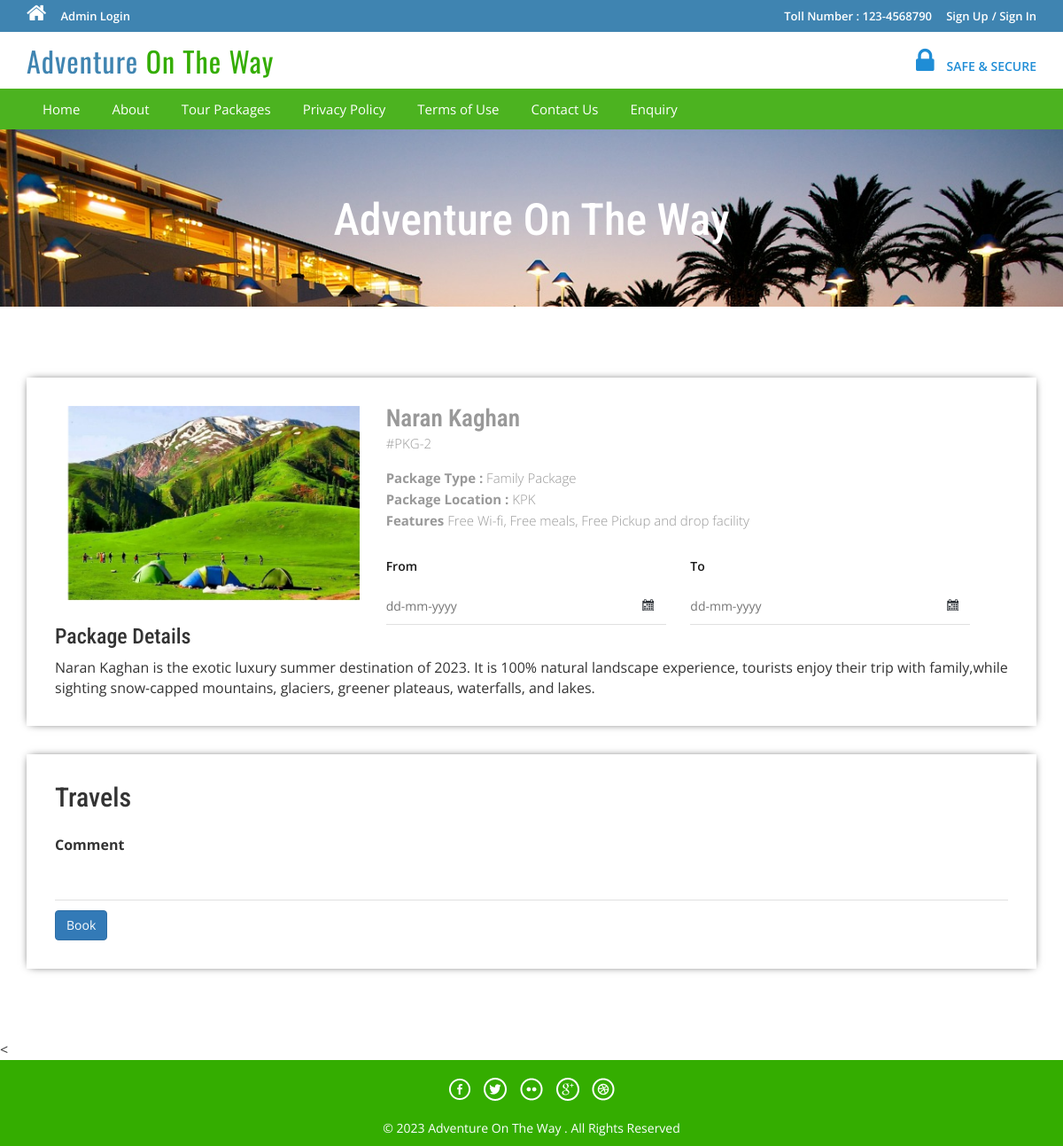
/tms/package-details.php?pkgid=2, run on the app's committed database.
### tables this page shows
CREATE TABLE `tbltourpackages` (
  `PackageId` int(11) NOT NULL,
  `PackageName` varchar(200) DEFAULT NULL,
  `PackageType` varchar(150) DEFAULT NULL,
  `PackageLocation` varchar(100) DEFAULT NULL,
  `PackagePrice` int(11) DEFAULT NULL,
  `PackageFetures` varchar(255) DEFAULT NULL,
  `PackageDetails` mediumtext DEFAULT NULL,
  `PackageImage` varchar(100) DEFAULT NULL,
  `Creationdate` timestamp NULL DEFAULT current_timestamp(),
  `UpdationDate` timestamp NULL DEFAULT NULL ON UPDATE current_timestamp()
);

### tms/package-details.php (the view, shortened to what this page needs)
<?php
include('includes/config.php');
?>
<!DOCTYPE HTML>
<html>
<head>
<link href="css/bootstrap.css" rel='stylesheet' type='text/css' />
<link href="css/style.css" rel='stylesheet' type='text/css' />
<link href="css/font-awesome.css" rel="stylesheet">
<link href="css/animate.css" rel="stylesheet" type="text/css" media="all">
<link rel="stylesheet" href="css/jquery-ui.css" />
</head>
<body>
<?php include('includes/header.php');?>
<div class="banner-3">
	<div class="container">
		<h1 class="wow zoomIn animated animated" data-wow-delay=".5s" style="visibility: visible; animation-delay: 0.5s; animation-name: zoomIn;">  Adventure On The Way</h1>
	</div>
</div>
<div class="selectroom">
	<div class="container">
<?php
$pid=intval($_GET['pkgid']);
$sql = "SELECT * from tbltourpackages where PackageId=:pid";
$query = $dbh->prepare($sql);
$query -> bindParam(':pid', $pid, PDO::PARAM_STR);
$query->execute();
$results=$query->fetchAll(PDO::FETCH_OBJ);
if($query->rowCount() > 0)
{
foreach($results as $result)
{	?>
<form name="book" method="post">
		<div class="selectroom_top">
			<div class="col-md-4 selectroom_left wow fadeInLeft animated" data-wow-delay=".5s">
				<img src="admin/pacakgeimages/<?php echo htmlentities($result->PackageImage);?>" class="img-responsive" alt="">
			</div>
			<div class="col-md-8 selectroom_right wow fadeInRight animated" data-wow-delay=".5s">
				<h2><?php echo htmlentities($result->PackageName);?></h2>
				<p class="dow">#PKG-<?php echo htmlentities($result->PackageId);?></p>
				<p><b>Package Type :</b> <?php echo htmlentities($result->PackageType);?></p>
				<p><b>Package Location :</b> <?php echo htmlentities($result->PackageLocation);?></p>
					<p><b>Features</b> <?php echo htmlentities($result->PackageFetures);?></p>
					<div class="ban-bottom">
				<div class="bnr-right">
				<label class="inputLabel">From</label>
				<input class="date" id="datepicker" type="text" placeholder="dd-mm-yyyy"  name="fromdate" required="">
			</div>
			<div class="bnr-right">
				<label class="inputLabel">To</label>
				<input class="date" id="datepicker1" type="text" placeholder="dd-mm-yyyy" name="todate" required="">
			</div>
			</div>
			</div>
		<h3>Package Details</h3>
				<p style="padding-top: 1%"><?php echo htmlentities($result->PackageDetails);?> </p>
		</div>
		<div class="selectroom_top">
			<h2>Travels</h2>
			<div class="selectroom-info animated wow fadeInUp animated" data-wow-duration="1200ms" data-wow-delay="500ms" style="visibility: visible; animation-duration: 1200ms; animation-delay: 500ms; animation-name: fadeInUp; margin-top: -70px">
				<ul>
					<li class="spe">
						<label class="inputLabel">Comment</label>
						<input class="special" type="text" name="comment" required="">
					</li>
					<?php if($_SESSION['login'])
					{?>
						<li class="spe" align="center">
					<button type="submit" name="submit2" class="btn-primary btn">Book</button>
						</li>
						<?php } else {?>
							<li class="sigi" align="center" style="margin-top: 1%">
							<a href="#" data-toggle="modal" data-target="#myModal4" class="btn-primary btn" > Book</a></li>
							<?php } ?>
				</ul>
			</div>
		</div>
		</form>
<?php }} ?>
	</div>
</div>
<
<?php include('includes/footer.php');?>
</body>
</html>

### tms/css/style.css (style rules this page uses)
html, body { font-size: 100%; background: #fff; font-family: 'Open Sans', sans-serif; }
body a,.grid_1,plan_1,plan_1.one,plan_1.two,i.icon1, i.icon2, i.icon3, i.icon4, i.icon5, i.icon6 { transition:0.5s all; -webkit-transition:0.5s all; -moz-transition:0.5s all; -o-transition:0.5s all; -ms-transition:0.5s all; }
h1,h2,h3,h4,h5,h6 { margin:0; font-family: 'Roboto Condensed', sans-serif; }
p { margin:0; }
ul { margin:0; padding:0; }
label { margin:0; }
.bnr-right input[type="text"] { width: 95%; color: #9E9E9E; outline: none; font-size: 14px; padding: 10px 10px; border: 1px solid #9E9E9E; -webkit-appearance: none; margin-top: 10px; }
.date { background: url(../images/date-icon.png) no-repeat 95.5% 45% #fff; cursor: pointer; }
.ban-top .inputLabel,.ban-bottom .inputLabel { display: block; font-weight: 600; font-size: 14px; margin-bottom: 5px; color: #191919; }
.bnr-right { float: left; width:50%; }
.ban-bottom { margin-top: 30px; }
.banner-3 { background: url(../images/6.jpg)no-repeat; background-size: cover; -webkit-background-size: cover; -o-background-size: cover; -ms-background-size: cover; -moz-background-size: cover; min-height:200px; }
.banner-3 h1 { font-size: 50px; margin-bottom: 40px; padding: 1.5em 0 0; text-align: center; color: #fff; }
.selectroom { padding: 5em 0 3em; }
.selectroom_top { padding: 2em; box-shadow: 0px 0px 10px -4px #000; margin-bottom: 2em; }
.selectroom_right h2 { font-size: 1.7em; color: #999; font-weight: 600; margin: 0; }
p.dow { font-size: 15px; color: #999; font-weight: 300; line-height: 1.8em; margin-bottom:1em; }
.selectroom_right p { font-size: 15px; line-height: 1.6em; font-weight: 300; color: #999; }
.selectroom-info li { display: inline-block; float: left; }
.selectroom input[type="text"] { width: 92%; color: #9E9E9E; outline: none; font-size: 14px; padding: 10px 0px; border: none; border-bottom:1px solid rgba(0,0,0,.12); -webkit-appearance: none; margin-top: 10px; }
.selectroom-info ul { margin-top: 3em; }
li.spe { width: 100%; margin-top: 3em; }
li.spe input[type="text"] { width: 100%; }

### data on the page
tbltourpackages: PackageImage (picture), PackageName "Naran Kaghan", PackageId "2", PackageType "Family Package", PackageLocation "KPK", PackageFetures "Free Wi-fi, Free meals, Free Pickup and drop facility", PackageDetails "Naran Kaghan is the exotic luxury summer destination of 2023. It is 100% natural landscape experience, tourists enjoy their trip with family,while sighting snow-capped mountains, glaciers, greener plateaus, waterfalls, and lakes."
